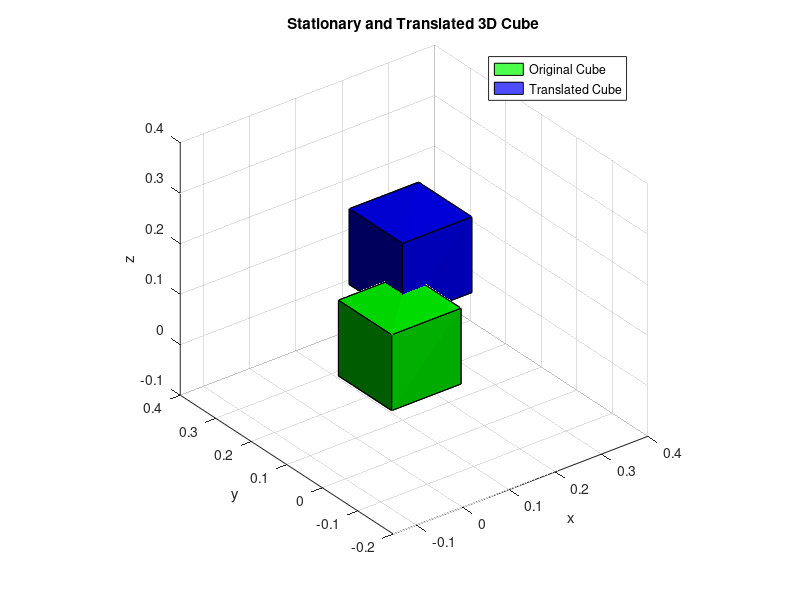

Write MATLAB code to recreate this figure.
% Create a 3D Cube (Stationary and Translated)
clear; close all;

% Side lengths
Lx = 0.15;
Ly = 0.15;
Lz = 0.15;

% Vertices of the cube
vertices = [
    0, 0, 0;       % #1
    Lx, 0, 0;      % #2
    0, Ly, 0;      % #3
    0, 0, Lz;      % #4
    Lx, Ly, 0;     % #5
    0, Ly, Lz;     % #6
    Lx, 0, Lz;     % #7
    Lx, Ly, Lz     % #8
];

% Faces of the cube
faces = [
    1, 2, 5, 3;    % Face #1
    1, 3, 6, 4;    % Face #2
    1, 4, 7, 2;    % Face #3
    4, 7, 8, 6;    % Face #4
    2, 5, 8, 7;    % Face #5
    3, 6, 8, 5     % Face #6
];

% Draw the stationary cube
figure;
h_original = patch('Faces', faces, 'Vertices', vertices, 'FaceColor', 'g', 'FaceAlpha', 0.7);
hold on;

% Translation vector
translation = [0.1, 0.1, 0.1];

% Translate the cube
translated_vertices = vertices + translation;

% Draw the translated cube
h_translated = patch('Faces', faces, 'Vertices', translated_vertices, 'FaceColor', 'b', 'FaceAlpha', 0.7);

% Axes settings
xlabel('x');
ylabel('y');
zlabel('z');
axis vis3d equal;
view([-37.5, 30]);
camlight;
grid on;
xlim([-0.15, 0.4]);
ylim([-0.2, 0.4]);
zlim([-0.1, 0.4]);

% Add legend
legend([h_original, h_translated], 'Original Cube', 'Translated Cube');
title('Stationary and Translated 3D Cube');
